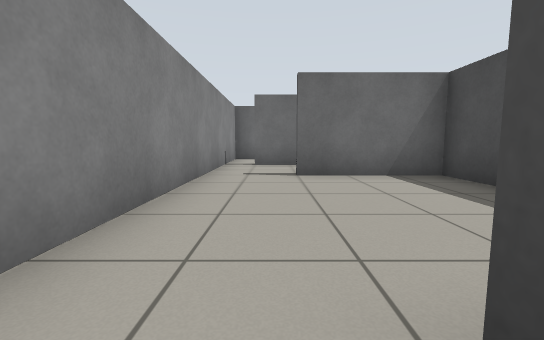
[1] (above)

17 first-person views from a walk through a robot-simulator world made for Gazebo. The camera is 0.68 m above the floor, tilts 6° down and sees 90° across. The floor is counted in squares, 1 m on a side. Each view is taken from the middle of a square. On the plan, view 1 faces up. The plan holds only what a view shows up to about 9 squares ahead; the rest is blank.

[2]
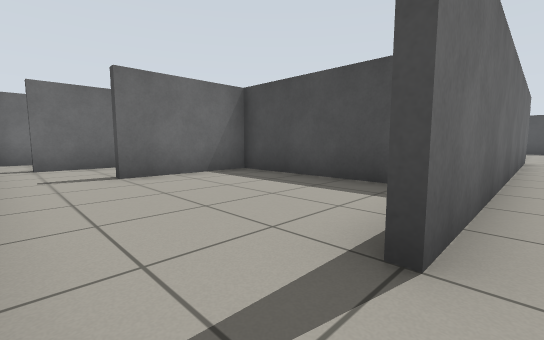

[3]
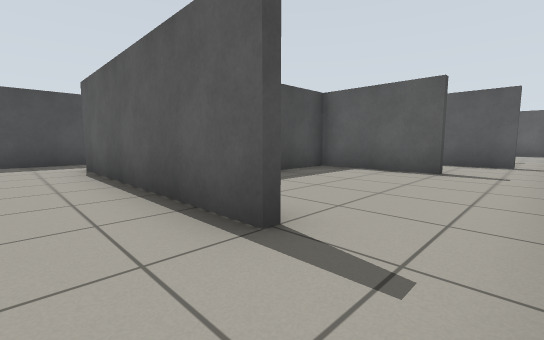

[4]
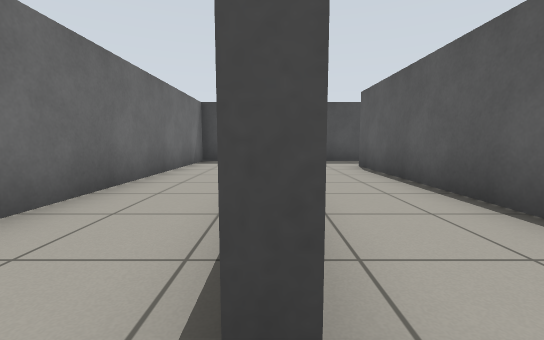

[5]
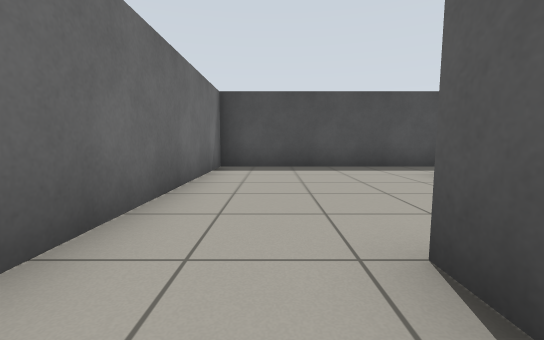

[6]
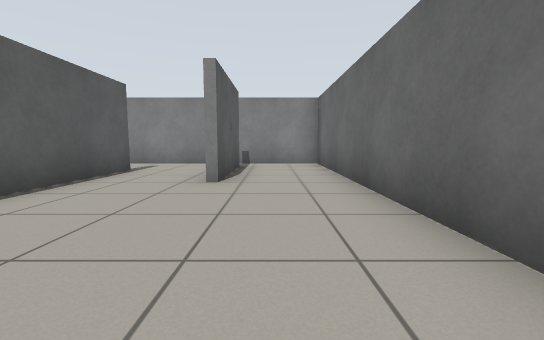

[7]
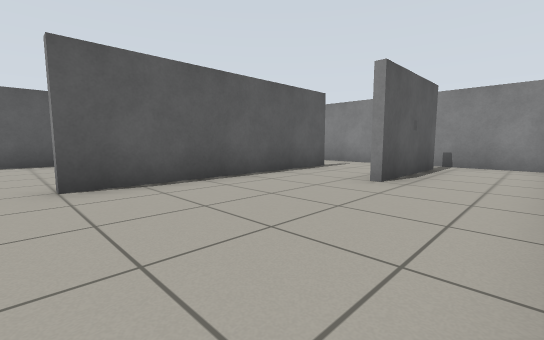

[8]
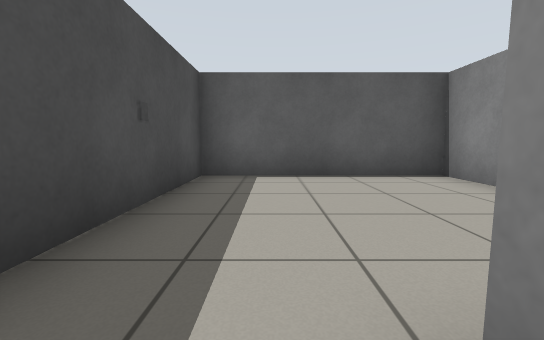

[9]
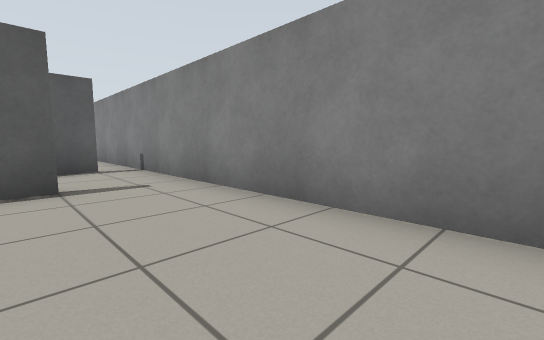

[10]
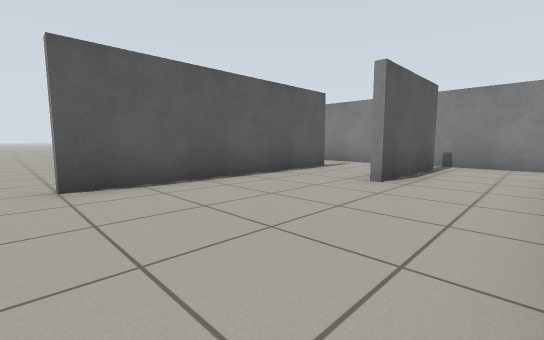

[11]
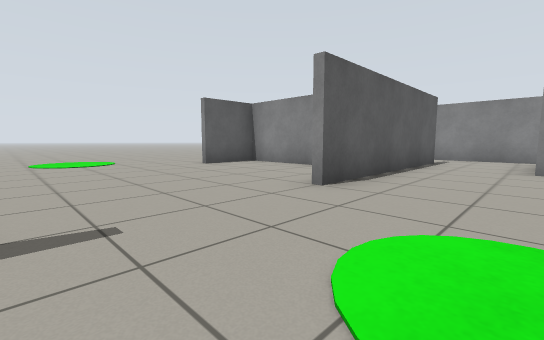

[12]
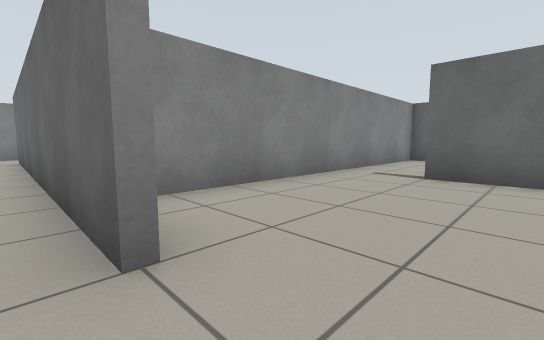

[13]
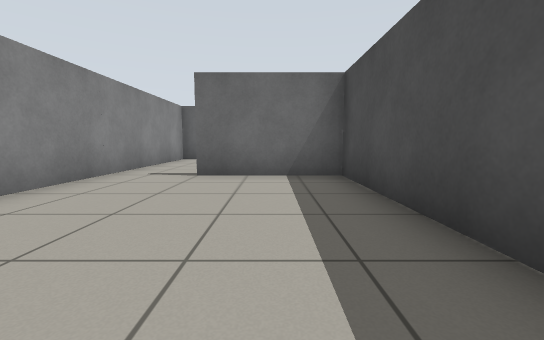

[14]
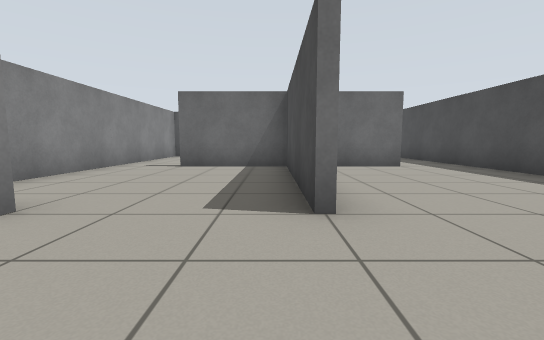

[15]
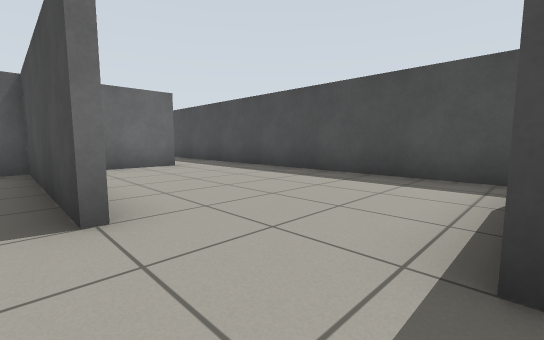

[16]
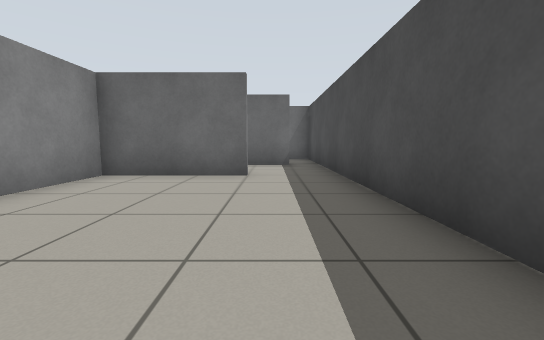

[17]
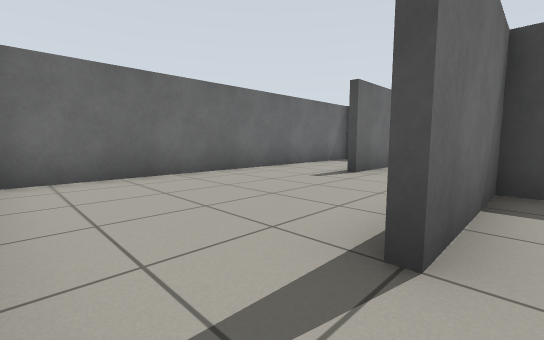

### Floor plan
Ten units are one square. View 1 is at (0, 0); x grows to the right and y downward. Boxes are objects, and circles mark ways between rooms. Rooms are numbered by the first view taken in them; rooms with no view inside come last. Other rooms are left out.
<svg viewBox="-19 -109 208 208">
<path fill="none" stroke="#000" d="M-6 19 25 19M-14 -5 -14 25M25 -4 5 -4M-14 -74 -14 -54M11 -79 -5 -79M-6 -81 25 -81M4 -56 65 -56M84 -55 84 -104 -14 -104 -14 -74M4 -6 29 -6M-14 -54 -14 -5M34 -5 34 -54 5 -54M44 94 55 94M36 66 36 85M106 -4 25 -4M26 44 65 44M166 -54 129 -54M136 -55 136 -32M184 18 184 -56M129 -54 105 -54M86 -56 86 -12M134 -4 134 -55M86 -95 86 -56M164 -79 145 -79M166 -104 89 -104M36 -20 36 -5M29 -6 84 -6 84 -55M4 44 26 44M-14 25 -14 45M176 -79 164 -79M184 -56 184 -90"/>
<circle cx="-5" cy="-10" r="3" fill="#2a7"/>
<circle cx="15" cy="5" r="3" fill="#2a7"/>
<circle cx="-10" cy="20" r="3" fill="#2a7"/>
<circle cx="-10" cy="-80" r="3" fill="#2a7"/>
<circle cx="15" cy="-70" r="3" fill="#2a7"/>
<circle cx="-5" cy="-60" r="3" fill="#2a7"/>
<circle cx="70" cy="-60" r="3" fill="#2a7"/>
<circle cx="145" cy="5" r="3" fill="#2a7"/>
<circle cx="115" cy="-10" r="3" fill="#2a7"/>
<circle cx="15" cy="30" r="3" fill="#2a7"/>
<circle cx="170" cy="-60" r="3" fill="#2a7"/>
<circle cx="95" cy="-60" r="3" fill="#2a7"/>
<circle cx="155" cy="-70" r="3" fill="#2a7"/>
<text x="0" y="10">1</text>
<text x="-10" y="-70">2</text>
<text x="40" y="-90">3</text>
<text x="0" y="-30">4</text>
<text x="100" y="70">5</text>
<text x="160" y="-20">6</text>
<text x="110" y="-30">7</text>
<text x="120" y="-80">8</text>
<text x="50" y="-40">9</text>
<text x="0" y="30">10</text>
<text x="170" y="-70">11</text>
</svg>
Room 1 opens to room 4. Room 1 opens to room 5. Room 1 opens to room 10. Room 2 opens to room 3. Room 2 opens to room 4. Room 3 opens to room 9. Room 5 opens to room 6. Room 5 opens to room 7. Room 5 opens to room 10. Room 6 opens to room 11. Room 7 opens to room 8. Room 8 opens to room 11.

Where each view was taken, in squares from view 1:
view 1: 0 up, 0 right, facing up
view 2: 0 up, 1 left, facing up-right
view 3: 7 up, 1 left, facing down-right
view 4: 8 up, 1 left, facing right
view 5: 9 up, 1 right, facing right
view 6: 9 up, 7 right, facing left
view 7: 10 up, 7 right, facing down-left
view 8: 6 up, 7 right, facing down
view 9: 5 up, 1 right, facing down-left
view 10: 0 up, 7 right, facing down-left
view 11: 2 down, 10 right, facing down-left
view 12: 0 up, 12 right, facing up-left
view 13: 0 up, 12 right, facing up
view 14: 2 down, 13 right, facing up
view 15: 2 down, 13 right, facing up-right
view 16: 0 up, 17 right, facing up
view 17: 5 up, 9 right, facing up-right
